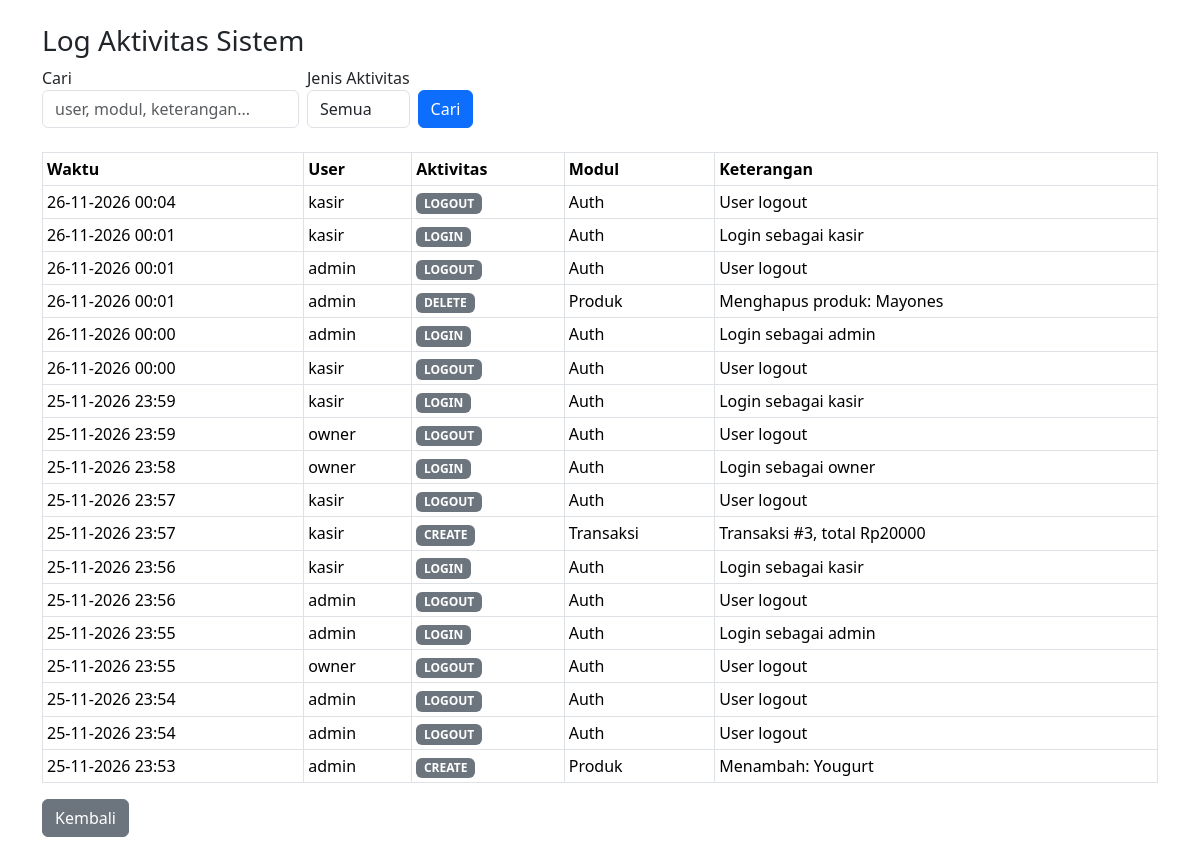
Screenshot of /log_aktivitas.php (signed in) with the database file from the repository.
### tables this page shows
CREATE TABLE `activity_logs` (
  `id_log` int NOT NULL,
  `username` varchar(50) NOT NULL,
  `activity` varchar(20) NOT NULL,
  `module` varchar(50) NOT NULL,
  `record_info` varchar(255) DEFAULT NULL,
  `waktu` datetime DEFAULT CURRENT_TIMESTAMP
);

### log_aktivitas.php (the view, shortened to what this page needs)
<?php
require "koneksi.php";
$keyword   = $_GET['keyword']   ?? '';
$sql   = "SELECT * FROM activity_logs WHERE 1=1";
$tipe  = "";
$param = [];
$sql .= " ORDER BY waktu DESC LIMIT 100";
if ($param) {
    $stmt = mysqli_prepare($koneksi, $sql);
    mysqli_stmt_bind_param($stmt, $tipe, ...$param);
    mysqli_stmt_execute($stmt);
    $hasil = mysqli_stmt_get_result($stmt);
} else {
    $hasil = mysqli_query($koneksi, $sql);
}
?>
<!DOCTYPE html>
<html lang="id">
<head>
  <link href="https://cdn.jsdelivr.net/npm/bootstrap@5.3.3/dist/css/bootstrap.min.css" rel="stylesheet">
</head>
<body>
<div class="container mt-4">
  <h3>Log Aktivitas Sistem</h3>
  <form method="GET" class="row g-2 align-items-end mb-4">
    <div class="col-auto">
      <label>Cari</label>
      <input type="text" name="keyword" class="form-control" placeholder="user, modul, keterangan..." value="<?= htmlspecialchars($keyword) ?>">
    </div>
    <div class="col-auto">
      <label>Jenis Aktivitas</label>
      <select name="aktivitas" class="form-control">
        <option value="">Semua</option>
      </select>
    </div>
    <div class="col-auto">
      <button type="submit" class="btn btn-primary">Cari</button>
    </div>
  </form>
  <table class="table table-bordered table-sm">
    <tr>
      <th>Waktu</th><th>User</th><th>Aktivitas</th><th>Modul</th><th>Keterangan</th>
    </tr>
    <?php while ($row = mysqli_fetch_assoc($hasil)) { ?>
    <tr>
      <td><?= date('d-m-Y H:i', strtotime($row['waktu'])) ?></td>
      <td><?= $row['username'] ?></td>
      <td>
        <span class="badge bg-secondary"><?= $row['activity'] ?></span>
      </td>
      <td><?= $row['module'] ?></td>
      <td><?= $row['record_info'] ?></td>
    </tr>
    <?php } ?>
  </table>
  <a href="index.php" class="btn btn-secondary mb-4">Kembali</a>
</div>
</body>
</html>

### rows the page displays
activity_logs: waktu "26-11-2026 00:04", username "kasir", activity "LOGOUT", module "Auth", record_info "User logout"
activity_logs: waktu "26-11-2026 00:01", username "kasir", activity "LOGIN", module "Auth", record_info "Login sebagai kasir"
activity_logs: waktu "26-11-2026 00:01", username "admin", activity "LOGOUT", module "Auth", record_info "User logout"
activity_logs: waktu "26-11-2026 00:01", username "admin", activity "DELETE", module "Produk", record_info "Menghapus produk: Mayones"
activity_logs: waktu "26-11-2026 00:00", username "admin", activity "LOGIN", module "Auth", record_info "Login sebagai admin"
activity_logs: waktu "26-11-2026 00:00", username "kasir", activity "LOGOUT", module "Auth", record_info "User logout"
activity_logs: waktu "25-11-2026 23:59", username "kasir", activity "LOGIN", module "Auth", record_info "Login sebagai kasir"
activity_logs: waktu "25-11-2026 23:59", username "owner", activity "LOGOUT", module "Auth", record_info "User logout"
activity_logs: waktu "25-11-2026 23:58", username "owner", activity "LOGIN", module "Auth", record_info "Login sebagai owner"
activity_logs: waktu "25-11-2026 23:57", username "kasir", activity "LOGOUT", module "Auth", record_info "User logout"
activity_logs: waktu "25-11-2026 23:57", username "kasir", activity "CREATE", module "Transaksi", record_info "Transaksi #3, total Rp20000"
activity_logs: waktu "25-11-2026 23:56", username "kasir", activity "LOGIN", module "Auth", record_info "Login sebagai kasir"
activity_logs: waktu "25-11-2026 23:56", username "admin", activity "LOGOUT", module "Auth", record_info "User logout"
activity_logs: waktu "25-11-2026 23:55", username "admin", activity "LOGIN", module "Auth", record_info "Login sebagai admin"
activity_logs: waktu "25-11-2026 23:55", username "owner", activity "LOGOUT", module "Auth", record_info "User logout"
activity_logs: waktu "25-11-2026 23:54", username "admin", activity "LOGOUT", module "Auth", record_info "User logout"
activity_logs: waktu "25-11-2026 23:54", username "admin", activity "LOGOUT", module "Auth", record_info "User logout"
activity_logs: waktu "25-11-2026 23:53", username "admin", activity "CREATE", module "Produk", record_info "Menambah: Yougurt"
